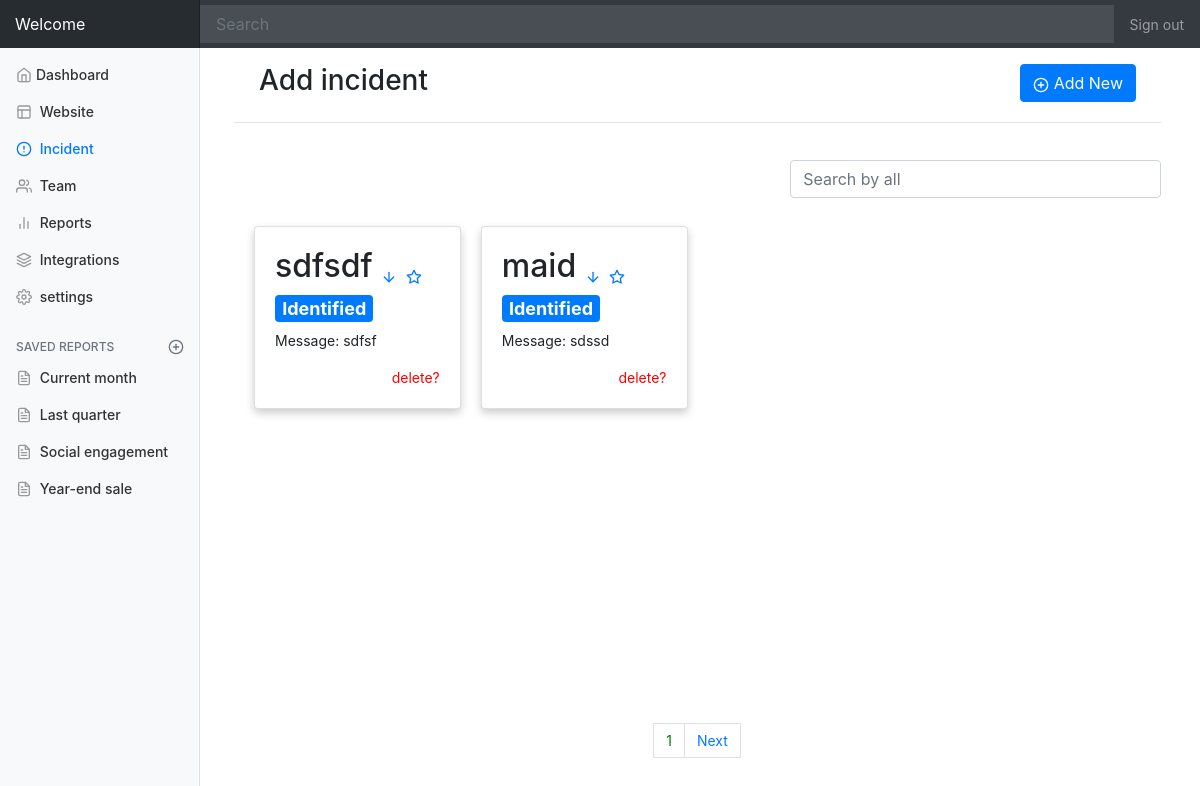
/dashboard/incident, run on an earlier commit of the app's database.
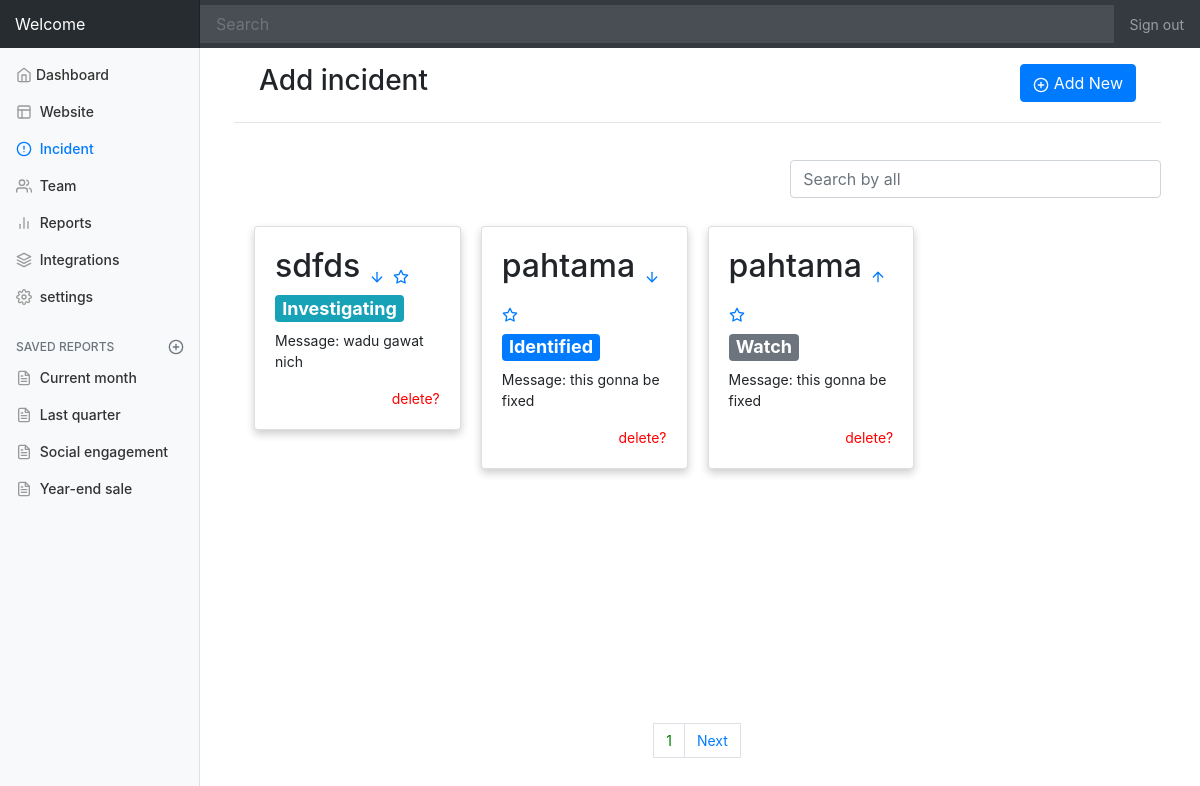
And on a later commit of the database.
### silinell/models.py (models this page shows, shortened)
class incident(models.Model):
    STATUS_ACTION_CHOICES = (
        ('Identified', 'identified'),
        ('Watch', 'watch'),
        ('Fixed', 'fixed'),
        ('Investigating', 'investigating'),
    )
    STATUS_UPTIME_CHOICES = (
        ('Down', 'Down'),
        ('Up', 'up'),
    )
    STATUS_STICKED_CHOICES = (
        ('Stikced', 'Stikced'),
        ('Un Stikced', 'Un Stikced'),
    )
    status_action = models.CharField(max_length=40, choices= STATUS_ACTION_CHOICES )
    status_webstie = models.CharField(max_length=40, choices= STATUS_UPTIME_CHOICES)
    stickied = models.CharField(max_length=40, choices= STATUS_STICKED_CHOICES, default="Stikced" )
    website_name = models.CharField(max_length=50)
    url = models.CharField(max_length=30, blank=True)
    message  = models.CharField(max_length=30, blank=True)

### silinell/views.py (the view, shortened to what this page needs)
# urls.py: path('dashboard/incident', views.dashboardAddwebsite.as_view(), name='incident_url'),
class dashboardAddwebsite(View):
    form_class = Formaddwebsbite
    initial = {'key': 'value'}
    template_name = 'dashboard/add-website.html'
    def get(self, request, *args, **kwargs):
        form = self.form_class(initial=self.initial)
        web_list = incident.objects.all().order_by('id')
        return render(request, self.template_name, {'form': form,'weblist_param': web_list})

### silinell/forms.py
class Formaddwebsbite(forms.ModelForm):
    class Meta:
        model = incident
        fields = '__all__'
        widget = {
        }

### silinell/templates/dashboard/add-website.html (shortened to what this page needs)
{% extends "dashboard/dashboard-base.html" %}
{% block content  %}
<div class="row">
<div class="col-md-6"><h3>Add incident</h3>
</div>
<div class="col-md-6">
<button type="button" style="float:right" class="btn btn-primary" data-toggle="modal" data-target="#exampleModal">
  <span data-toggle="tooltip" data-placement="top" data-feather="plus-circle"></span> Add New
</button></div>
</div>
<hr>
{% load static %}
{% load crispy_forms_tags %}
<br>
<input type="text" style="float:right;width:40%" class="form-control" id="searchaddwebsite" placeholder="Search by all">
<br>
<div class="thecontainer">
{% include "dashboard/add-website-component.html" %}
</div>
{% endblock %}

### silinell/templates/dashboard/add-website-component.html (shortened to what this page needs)
{% load static %}
<br>
<div style="height:500px">
<div class= "row" >
{% for web in weblist_param %}
<div class ="column">
<div class="card line-content mt-4" >
  <div class="card-body">
     <h2>
         {{web.website_name}}
          {% if web.status_webstie == 'Up' %}
        <a href="#" data-toggle="tooltip"  title="this incident is UP"><span data-toggle="tooltip" data-placement="top" data-feather="arrow-up"></span></a>
        {%else%}
         <a href="#" data-toggle="tooltip"  title="this incident is Down"><span data-toggle="tooltip" data-placement="top" data-feather="arrow-down"></span></a>
          {%endif%}
           {% if web.stickied == 'Stikced' %}
        <a href="#" data-toggle="tooltip"  title="this incident is stickied"><span data-toggle="tooltip" data-placement="top" data-feather="star"></span></a>
          {%endif%}
        </h2>
      <h4>
      {% if web.status_action == 'Identified' %}
       <span class="badge badge-primary"> {{web.status_action}}</span>
      {% elif web.status_action == 'Fixed' %}
       <span class="badge badge-success"> {{web.status_action}}</span>
      {% elif web.status_action == 'Watch' %}
       <span class="badge badge-secondary"> {{web.status_action}}</span>
      {% elif web.status_action == 'Investigating' %}
       <span class="badge badge-info"> {{web.status_action}}</span>
      {%endif%}
      </h4>
      <p>Message:&nbsp;{{web.message}}</p>
      <a class="confirm-delete" style="float:right;color:red"  href="{% url 'incident_url_del' pk=web.id %}">delete?</a>
</div>
</div>
</div>
{% endfor %}
</div>
</div>
<br>
<center>
<nav aria-label="Page navigation example">
<ul  class="pagination  justify-content-center"id="pagin">
</ul>
</nav>
</center>

What changed in the data, as far as the page shows it:
removed incident: website_name "sdfsdf", status_webstie "Down" (drawn), stickied "Stikced" (drawn), status_action "Identified", message "sdfsf"
removed incident: website_name "maid", status_webstie "Down" (drawn), stickied "Stikced" (drawn), status_action "Identified", message "sdssd"
added incident: website_name "sdfds", status_webstie "Down" (drawn), stickied "Stikced" (drawn), status_action "Investigating", message "wadu gawat nich"
added incident: website_name "pahtama", status_webstie "Down" (drawn), stickied "Stikced" (drawn), status_action "Identified", message "this gonna be fixed"
added incident: website_name "pahtama", status_webstie "Up" (drawn), stickied "Stikced" (drawn), status_action "Watch", message "this gonna be fixed"
